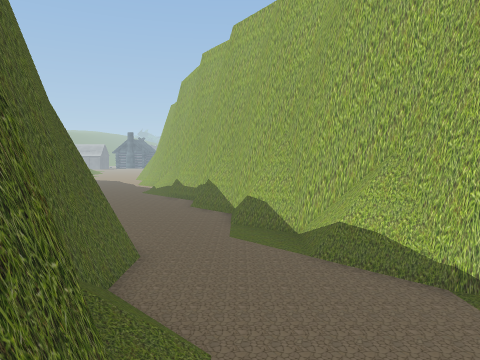
[1] (above)

16 first-person views from a walk through a 3-D level made in the Unity game engine. The camera is 1.3 m above the floor, tilts 4° down and sees 70° across. Doors are open. The floor is counted in squares, 1 m on a side. Each view is taken from the middle of a square. On the plan, view 1 faces up. The plan holds only what a view shows up to about 15 squares ahead; the rest is blank. The place goes on beyond the plan. The player is left out. Some surface patterns are stand-ins.

[2]
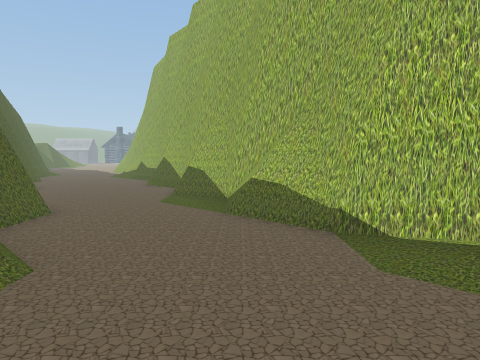

[3]
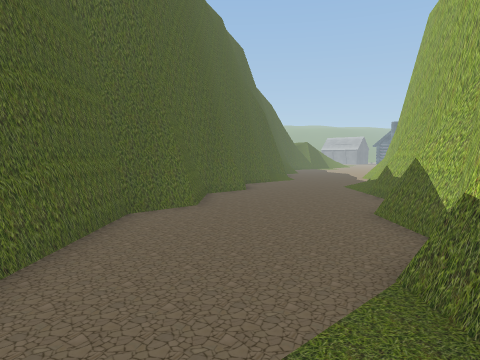

[4]
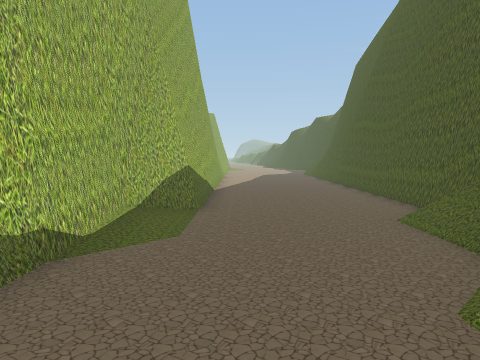

[5]
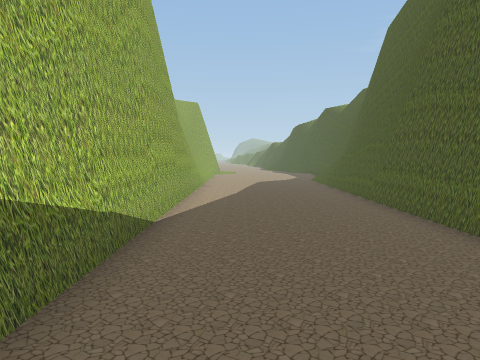

[6]
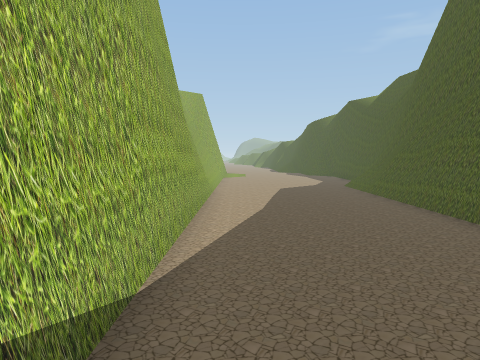

[7]
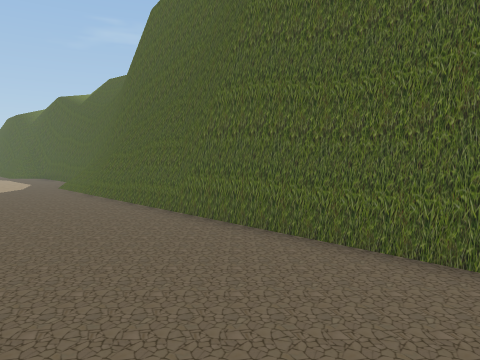

[8]
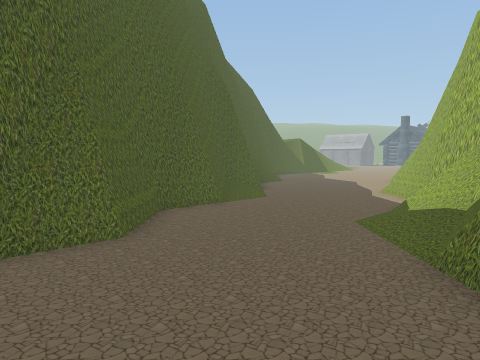

[9]
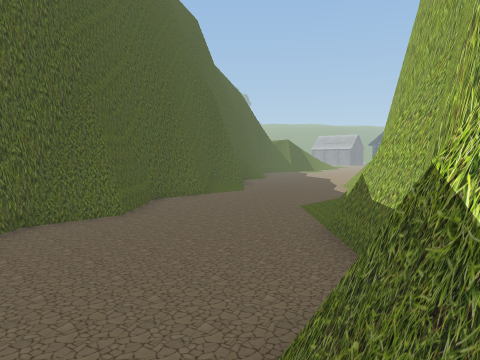

[10]
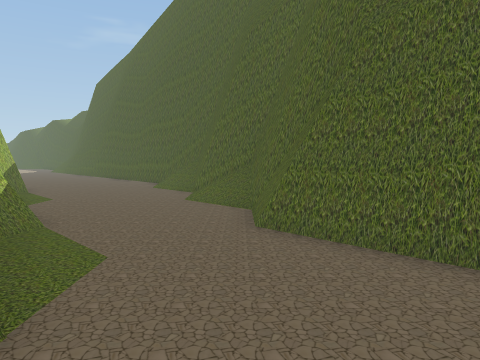

[11]
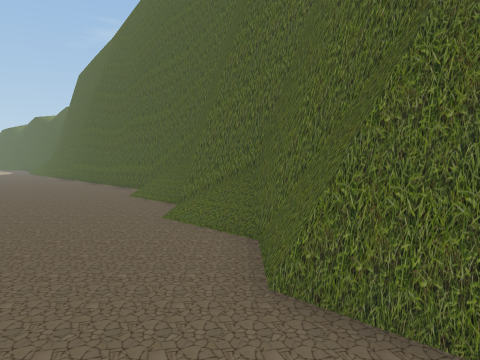

[12]
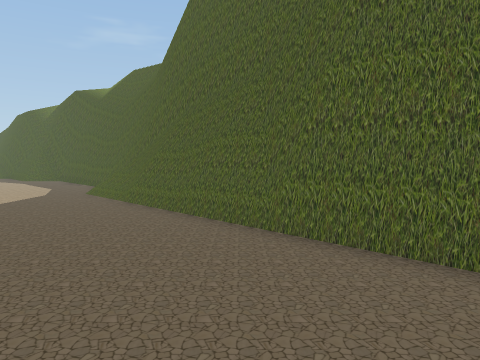

[13]
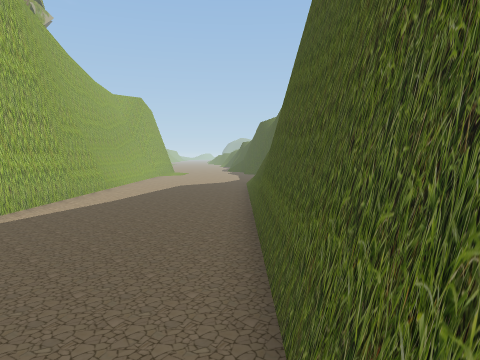

[14]
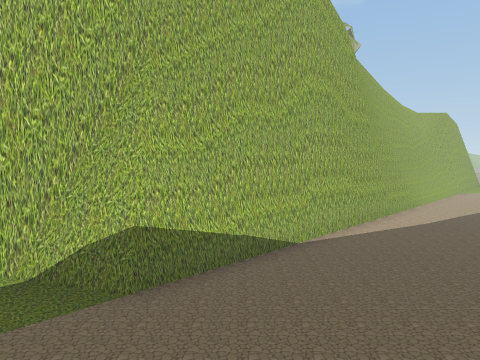

[15]
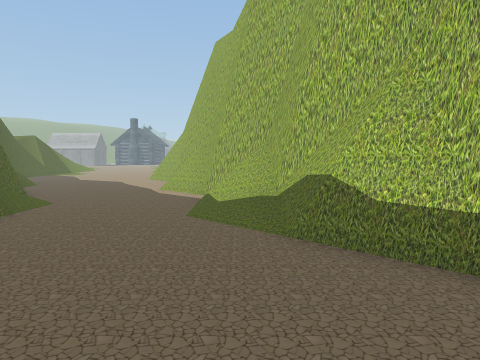

[16]
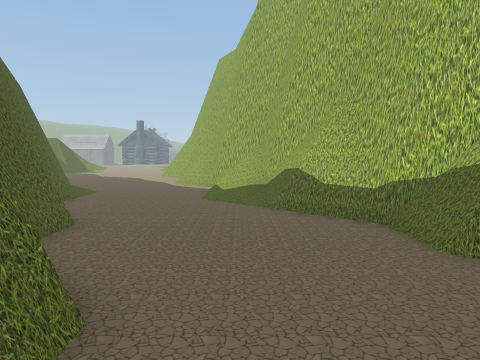

### Floor plan
Key: @ floor where view 1 was taken; # wall or solid block; . floor; / step, stairs or slope; = window, fence, low wall or low ledge; ^ raised ledge; v drop or lower ground.
Columns run from 12 left of view 1 to 15 right of it. Each row starts with its distance up from view 1.
 29 ....##
 28 .....##v
 27 .....=#v
 26 .....=#v
 25 =.....##v
 24 =......##v
 23 #......=#v
 22 ##.....=#v
 21  #=.....##v
 20  #=.....##v
 19  ##.....=##
 18   ##.....=#v
 17    #=.....##
 16    #=.....##
 15    ##......##v
 14     ##......#v/
 13    v #=.....##v
 12    v #=.....##vv
 11      ##......##v
 10       ##......#v
  9        ##.....##v
  8         ##....##v
  7          #.....##v
  6          #......#
  5          #/.....##
  4          #//.....##
  3          ^#/......#
  2           ##......##v
  1            #/...../##v
  0            #@/...../##v
 -1           v^#/....../##v
 -2            v^#/....../#v
 -3             v##/....../#v/
 -4              v##/....../#vv
 -5               v##/....../##v
 -6                v##/....../##
 -7                vv##/....../#
 -8                 vv##......./
 -9                  vv##.......
-10                   vv##......
-11                    vv##.....
-12                     vv##....
-13                     /v##/...
-14                      /v#//..
-15                       v=#/..
-16                        v##/.
-17                         v##/

Positions as (right, up) in squares from view 1, and headings:
1: (0, 0), facing up
2: (2, 0), facing up
3: (1, 8), facing up-left
4: (-1, 7), facing down-right
5: (3, 2), facing down-right
6: (6, 0), facing down-right
7: (6, 0), facing down
8: (-3, 15), facing up-left
9: (-1, 14), facing up-left
10: (-2, 14), facing down
11: (-2, 11), facing down
12: (8, -2), facing down
13: (2, -2), facing down-right
14: (0, 0), facing right
15: (-5, 14), facing up
16: (-5, 11), facing up
